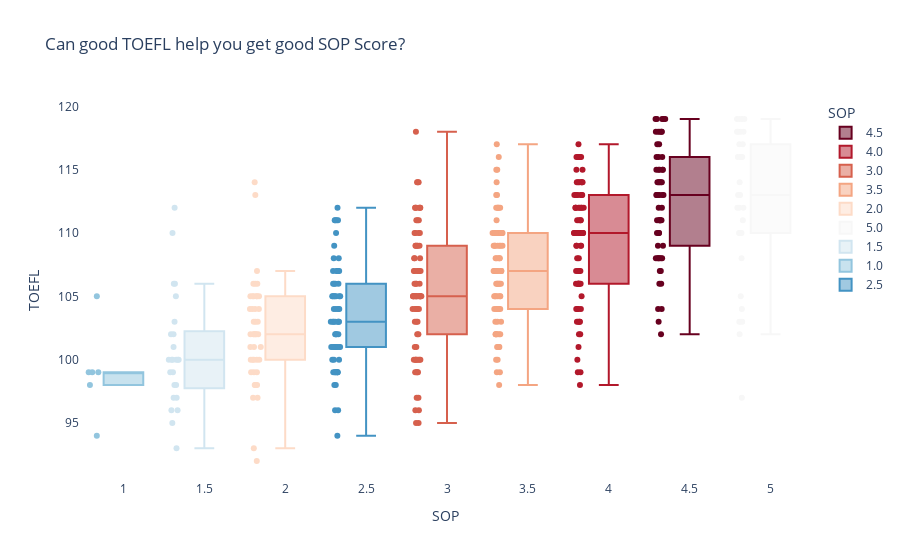

The code cell stored with this chart in its notebook:
### Code cell
fig = px.box(data, 
             x="SOP", 
             y="TOEFL",
             color="SOP", 
             points="all",
             color_discrete_sequence=px.colors.sequential.RdBu,
             title="Can good TOEFL help you get good SOP Score?",
             
            )
fig.update_layout(legend={"itemclick":False})
fig.update_layout(legend={"itemdoubleclick":False})
fig.update_layout(uniformtext_minsize=12, uniformtext_mode='hide')

fig.update_layout(plot_bgcolor="rgb(255,255,255)")
fig.show()

### Figure 1 — Plotly figure (JSON) as saved in the notebook; plotly's stock layout.template omitted (floating-point values rounded to 4 significant figures)
{"data": [{"alignmentgroup": "True", "boxpoints": "all", "hovertemplate": "SOP=%{x}<br>TOEFL=%{y}<extra></extra>", "legendgroup": "4.5", "marker": {"color": "rgb(103,0,31)"}, "name": "4.5", "notched": false, "offsetgroup": "4.5", "orientation": "v", "showlegend": true, "type": "box", "x": [4.5, 4.5, 4.5, 4.5, 4.5, 4.5, 4.5, 4.5, 4.5, 4.5, 4.5, 4.5, 4.5, 4.5, 4.5, 4.5, 4.5, 4.5, 4.5, 4.5, 4.5, 4.5, 4.5, 4.5, 4.5, 4.5, 4.5, 4.5, 4.5, 4.5, 4.5, 4.5, 4.5, 4.5, 4.5, 4.5, 4.5, 4.5, 4.5, 4.5, 4.5, 4.5, 4.5, 4.5, 4.5, 4.5, 4.5, 4.5, 4.5, 4.5, 4.5, 4.5, 4.5, 4.5, 4.5, 4.5, 4.5, 4.5], "x0": " ", "xaxis": "x", "y": [118, 115, 109, 117, 113, 119, 115, 108, 103, 106, 108, 109, 104, 111, 106, 119, 116, 118, 111, 110, 111, 119, 113, 118, 115, 111, 114, 118, 104, 108, 117, 112, 113, 111, 114, 115, 113, 108, 102, 118, 114, 108, 107, 107, 115, 114, 119, 110, 111, 119, 112, 116, 114, 116, 113, 110, 108, 113], "y0": " ", "yaxis": "y"}, {"alignmentgroup": "True", "boxpoints": "all", "hovertemplate": "SOP=%{x}<br>TOEFL=%{y}<extra></extra>", "legendgroup": "4.0", "marker": {"color": "rgb(178,24,43)"}, "name": "4.0", "notched": false, "offsetgroup": "4.0", "orientation": "v", "showlegend": true, "type": "box", "x": [4, 4, 4, 4, 4, 4, 4, 4, 4, 4, 4, 4, 4, 4, 4, 4, 4, 4, 4, 4, 4, 4, 4, 4, 4, 4, 4, 4, 4, 4, 4, 4, 4, 4, 4, 4, 4, 4, 4, 4, 4, 4, 4, 4, 4, 4, 4, 4, 4, 4, 4, 4, 4, 4, 4, 4, 4, 4, 4, 4, 4, 4, 4, 4, 4, 4, 4, 4, 4, 4, 4, 4, 4, 4, 4, 4, 4, 4, 4, 4, 4], "x0": " ", "xaxis": "x", "y": [107, 111, 112, 109, 107, 106, 110, 103, 106, 108, 114, 116, 112, 99, 101, 107, 115, 106, 98, 113, 106, 110, 109, 110, 102, 113, 114, 112, 113, 110, 115, 114, 117, 110, 113, 111, 110, 110, 107, 109, 103, 112, 104, 112, 110, 114, 110, 99, 100, 110, 106, 116, 109, 110, 112, 106, 104, 112, 111, 108, 110, 116, 112, 116, 106, 104, 114, 104, 111, 113, 113, 105, 110, 114, 110, 116, 102, 103, 113, 110, 103], "y0": " ", "yaxis": "y"}, {"alignmentgroup": "True", "boxpoints": "all", "hovertemplate": "SOP=%{x}<br>TOEFL=%{y}<extra></extra>", "legendgroup": "3.0", "marker": {"color": "rgb(214,96,77)"}, "name": "3.0", "notched": false, "offsetgroup": "3.0", "orientation": "v", "showlegend": true, "type": "box", "x": [3, 3, 3, 3, 3, 3, 3, 3, 3, 3, 3, 3, 3, 3, 3, 3, 3, 3, 3, 3, 3, 3, 3, 3, 3, 3, 3, 3, 3, 3, 3, 3, 3, 3, 3, 3, 3, 3, 3, 3, 3, 3, 3, 3, 3, 3, 3, 3, 3, 3, 3, 3, 3, 3, 3, 3, 3, 3, 3, 3, 3, 3, 3, 3, 3, 3, 3, 3, 3, 3, 3, 3, 3, 3, 3, 3, 3, 3, 3, 3], "x0": " ", "xaxis": "x", "y": [104, 109, 101, 107, 114, 97, 118, 105, 111, 110, 103, 99, 100, 105, 111, 114, 106, 112, 99, 95, 97, 100, 108, 99, 104, 112, 114, 105, 108, 109, 109, 102, 100, 107, 105, 106, 110, 109, 105, 111, 105, 104, 110, 107, 103, 102, 100, 112, 105, 104, 105, 104, 105, 108, 110, 107, 106, 107, 100, 109, 105, 100, 104, 107, 105, 103, 96, 101, 112, 106, 112, 105, 100, 105, 96, 105, 107, 112, 99, 95], "y0": " ", "yaxis": "y"}, {"alignmentgroup": "True", "boxpoints": "all", "hovertemplate": "SOP=%{x}<br>TOEFL=%{y}<extra></extra>", "legendgroup": "3.5", "marker": {"color": "rgb(244,165,130)"}, "name": "3.5", "notched": false, "offsetgroup": "3.5", "orientation": "v", "showlegend": true, "type": "box", "x": [3.5, 3.5, 3.5, 3.5, 3.5, 3.5, 3.5, 3.5, 3.5, 3.5, 3.5, 3.5, 3.5, 3.5, 3.5, 3.5, 3.5, 3.5, 3.5, 3.5, 3.5, 3.5, 3.5, 3.5, 3.5, 3.5, 3.5, 3.5, 3.5, 3.5, 3.5, 3.5, 3.5, 3.5, 3.5, 3.5, 3.5, 3.5, 3.5, 3.5, 3.5, 3.5, 3.5, 3.5, 3.5, 3.5, 3.5, 3.5, 3.5, 3.5, 3.5, 3.5, 3.5, 3.5, 3.5, 3.5, 3.5, 3.5, 3.5, 3.5, 3.5, 3.5, 3.5, 3.5, 3.5, 3.5, 3.5, 3.5, 3.5, 3.5, 3.5, 3.5, 3.5, 3.5, 3.5, 3.5, 3.5, 3.5, 3.5, 3.5, 3.5, 3.5, 3.5, 3.5, 3.5, 3.5, 3.5, 3.5], "x0": " ", "xaxis": "x", "y": [110, 108, 106, 104, 105, 102, 110, 110, 112, 107, 109, 107, 107, 112, 117, 107, 105, 108, 112, 105, 109, 109, 106, 105, 102, 110, 104, 107, 109, 106, 110, 105, 99, 102, 104, 104, 110, 110, 110, 106, 115, 114, 110, 111, 104, 110, 98, 107, 107, 109, 108, 110, 100, 113, 116, 113, 106, 107, 110, 110, 102, 109, 104, 102, 104, 110, 104, 108, 110, 103, 100, 109, 110, 103, 112, 101, 112, 103, 108, 101, 107, 99, 101, 101, 105, 102, 106, 115], "y0": " ", "yaxis": "y"}, {"alignmentgroup": "True", "boxpoints": "all", "hovertemplate": "SOP=%{x}<br>TOEFL=%{y}<extra></extra>", "legendgroup": "2.0", "marker": {"color": "rgb(253,219,199)"}, "name": "2.0", "notched": false, "offsetgroup": "2.0", "orientation": "v", "showlegend": true, "type": "box", "x": [2, 2, 2, 2, 2, 2, 2, 2, 2, 2, 2, 2, 2, 2, 2, 2, 2, 2, 2, 2, 2, 2, 2, 2, 2, 2, 2, 2, 2, 2, 2, 2, 2, 2, 2, 2, 2, 2, 2, 2, 2, 2, 2], "x0": " ", "xaxis": "x", "y": [103, 102, 93, 102, 104, 114, 105, 99, 104, 100, 113, 105, 105, 104, 106, 102, 97, 104, 105, 100, 102, 100, 99, 106, 107, 92, 98, 105, 101, 98, 105, 102, 106, 101, 101, 98, 102, 100, 103, 100, 99, 97, 103], "y0": " ", "yaxis": "y"}, {"alignmentgroup": "True", "boxpoints": "all", "hovertemplate": "SOP=%{x}<br>TOEFL=%{y}<extra></extra>", "legendgroup": "5.0", "marker": {"color": "rgb(247,247,247)"}, "name": "5.0", "notched": false, "offsetgroup": "5.0", "orientation": "v", "showlegend": true, "type": "box", "x": [5, 5, 5, 5, 5, 5, 5, 5, 5, 5, 5, 5, 5, 5, 5, 5, 5, 5, 5, 5, 5, 5, 5, 5, 5, 5, 5, 5, 5, 5, 5, 5, 5, 5, 5], "x0": " ", "xaxis": "x", "y": [116, 119, 110, 110, 118, 112, 111, 110, 97, 119, 116, 103, 117, 118, 105, 103, 116, 112, 112, 110, 119, 116, 113, 102, 119, 108, 113, 114, 104, 118, 116, 117, 118, 116, 103], "y0": " ", "yaxis": "y"}, {"alignmentgroup": "True", "boxpoints": "all", "hovertemplate": "SOP=%{x}<br>TOEFL=%{y}<extra></extra>", "legendgroup": "1.5", "marker": {"color": "rgb(209,229,240)"}, "name": "1.5", "notched": false, "offsetgroup": "1.5", "orientation": "v", "showlegend": true, "type": "box", "x": [1.5, 1.5, 1.5, 1.5, 1.5, 1.5, 1.5, 1.5, 1.5, 1.5, 1.5, 1.5, 1.5, 1.5, 1.5, 1.5, 1.5, 1.5, 1.5, 1.5, 1.5, 1.5, 1.5, 1.5, 1.5], "x0": " ", "xaxis": "x", "y": [98, 99, 100, 93, 100, 106, 100, 100, 103, 99, 100, 96, 95, 102, 101, 96, 98, 97, 100, 97, 110, 106, 105, 112, 102], "y0": " ", "yaxis": "y"}, {"alignmentgroup": "True", "boxpoints": "all", "hovertemplate": "SOP=%{x}<br>TOEFL=%{y}<extra></extra>", "legendgroup": "1.0", "marker": {"color": "rgb(146,197,222)"}, "name": "1.0", "notched": false, "offsetgroup": "1.0", "orientation": "v", "showlegend": true, "type": "box", "x": [1, 1, 1, 1, 1, 1], "x0": " ", "xaxis": "x", "y": [105, 99, 99, 99, 94, 98], "y0": " ", "yaxis": "y"}, {"alignmentgroup": "True", "boxpoints": "all", "hovertemplate": "SOP=%{x}<br>TOEFL=%{y}<extra></extra>", "legendgroup": "2.5", "marker": {"color": "rgb(67,147,195)"}, "name": "2.5", "notched": false, "offsetgroup": "2.5", "orientation": "v", "showlegend": true, "type": "box", "x": [2.5, 2.5, 2.5, 2.5, 2.5, 2.5, 2.5, 2.5, 2.5, 2.5, 2.5, 2.5, 2.5, 2.5, 2.5, 2.5, 2.5, 2.5, 2.5, 2.5, 2.5, 2.5, 2.5, 2.5, 2.5, 2.5, 2.5, 2.5, 2.5, 2.5, 2.5, 2.5, 2.5, 2.5, 2.5, 2.5, 2.5, 2.5, 2.5, 2.5, 2.5, 2.5, 2.5, 2.5, 2.5, 2.5, 2.5, 2.5, 2.5, 2.5, 2.5, 2.5, 2.5, 2.5, 2.5, 2.5, 2.5, 2.5, 2.5, 2.5, 2.5, 2.5, 2.5, 2.5], "x0": " ", "xaxis": "x", "y": [105, 107, 98, 105, 106, 112, 99, 101, 108, 107, 106, 103, 99, 99, 107, 100, 101, 103, 107, 104, 99, 100, 103, 111, 102, 105, 101, 111, 105, 101, 106, 108, 106, 104, 111, 107, 101, 96, 103, 101, 98, 105, 103, 103, 96, 99, 101, 99, 100, 94, 102, 111, 105, 110, 104, 109, 103, 102, 104, 101, 102, 105, 101, 99], "y0": " ", "yaxis": "y"}], "layout": {"boxmode": "overlay", "legend": {"itemclick": false, "itemdoubleclick": false, "title": {"text": "SOP"}, "tracegroupgap": 0}, "plot_bgcolor": "rgb(255,255,255)", "title": {"text": "Can good TOEFL help you get good SOP Score?"}, "uniformtext": {"minsize": 12, "mode": "hide"}, "xaxis": {"anchor": "y", "categoryarray": [4.5, 4, 3, 3.5, 2, 5, 1.5, 1, 2.5], "categoryorder": "array", "domain": [0, 1], "title": {"text": "SOP"}}, "yaxis": {"anchor": "x", "domain": [0, 1], "title": {"text": "TOEFL"}}}}
